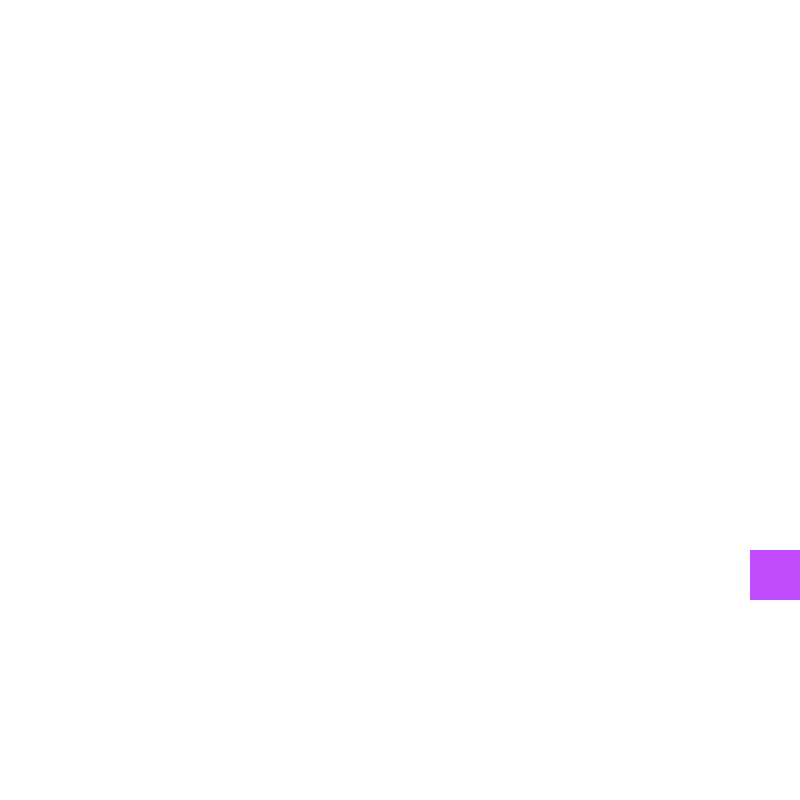
Frame 1 (no input)
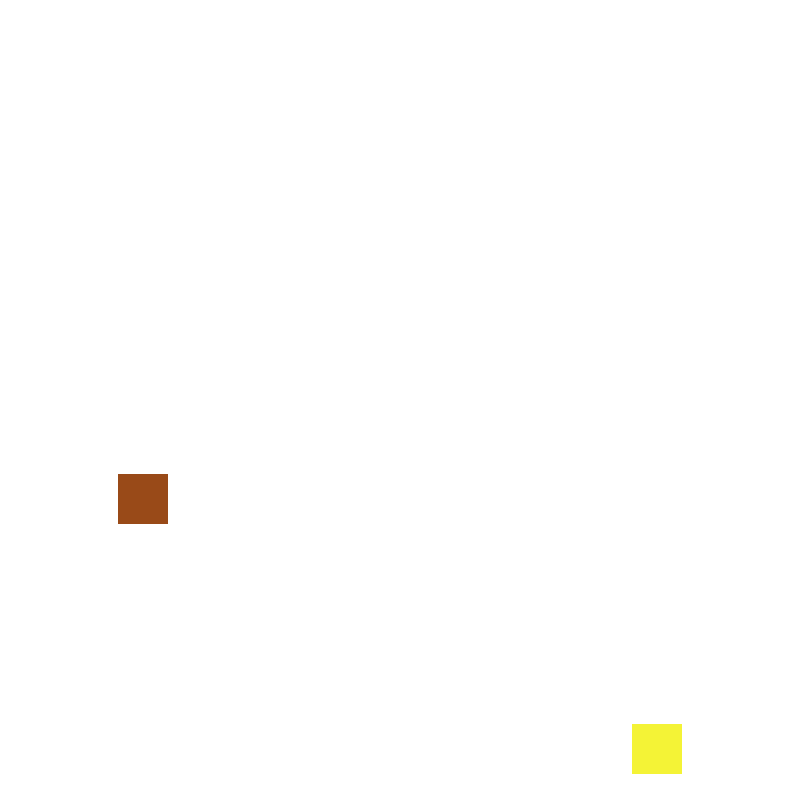
Frame 60 (the mouse pressed at the canvas centre just before this capture)
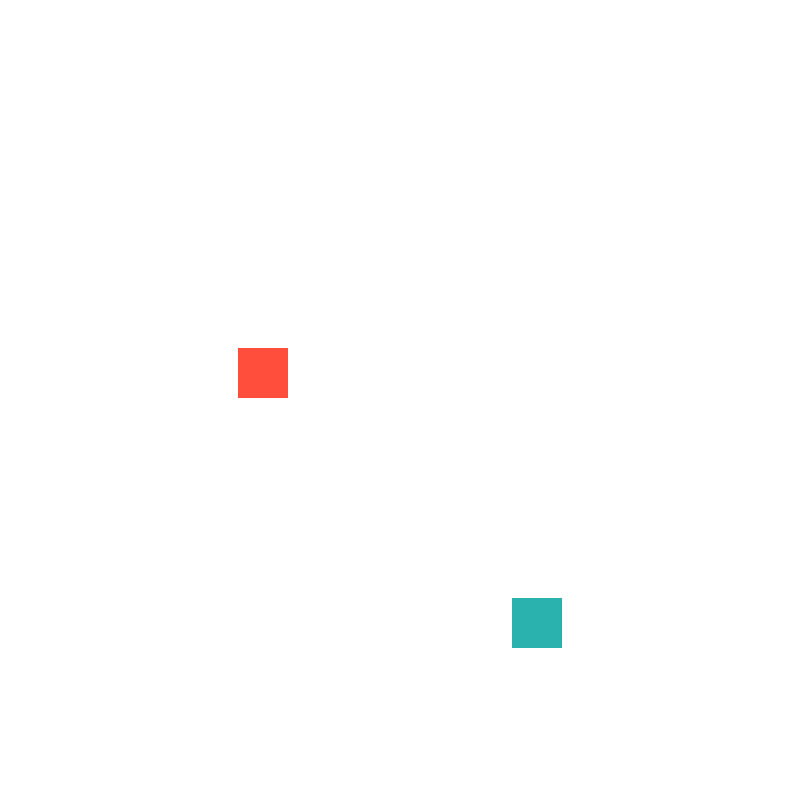
Frame 120 (the mouse held since frame 60 and released just before this capture)

The Processing sketch that drew these frames (run headless with seeded random() and noise(); from frame 60 on, the mouse is pressed at the canvas centre):

// Processing sketch: ExtraCreditQ
// ── ExtraCreditQ.pde
int xPos;
int xPos2;
float yPos;
float yPos2;
int yAdd;
int yAdd2;
int c1, c2;


void setup() {
  size(800,800);
   noStroke();
   xPos = 0;
   xPos2 = 800 - 50;
   yPos = 300;
   yPos2 = 550;
  
}

void draw() {
 background (255);
 rect(xPos,yPos,50,50);
 xPos = xPos +1;
 if(xPos++ >= 800-50) {
   if(xPos < (800+50)) {
     rect(xPos-800,yPos,50,50);
   }
 }
 yPos = yPos + yAdd;
 
 if(yPos < 301) {
   yAdd = 3;
 }
 if (yPos > 500) {
  yAdd = -3;
 }
 
 if(xPos >= 800+48) {
   xPos = 50;
 }
 noStroke();
  fill(random(300), random(300), random(300));
 rect(xPos2,yPos2,50,50);
 fill(random(300), random(300), random(300));
 xPos2 = xPos2 - 1;
 if(xPos2-- <= 0) {
   if(xPos2 > -50) {
     rect(xPos2+800,yPos2,50,50);
   }
 }
 
  yPos2 = yPos2 + yAdd2;
 
 if(yPos2 < 551) {
   yAdd2 = 3;
 }
 if (yPos2 > 750) {
  yAdd2 = -3;
 }
 
 
 if(xPos2 <= (-49)) {
   xPos2 = 800-50;
 }
 
}
